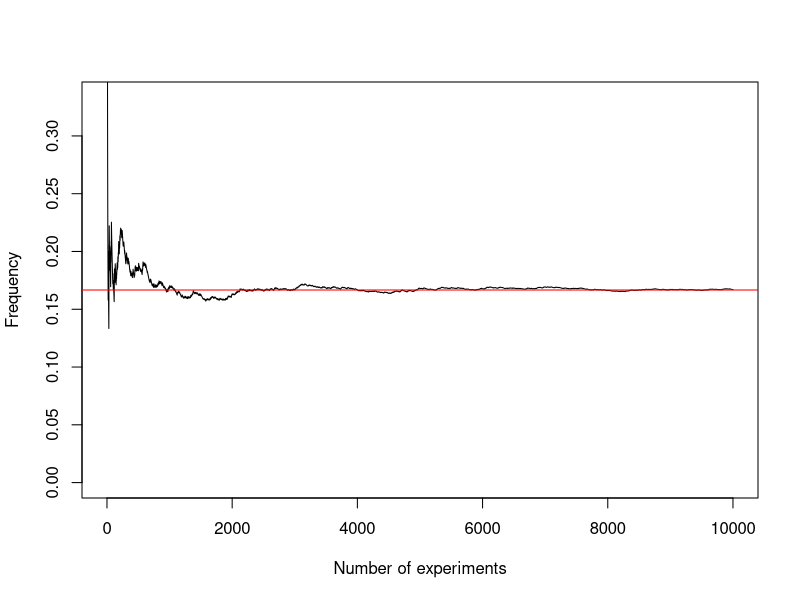

The R source for this figure:
## ---- chunk 1
print("Hello world!")
## ---- chunk 2
x <- c( 970,  612, 1201, 1003,  666, 1088, 744,  898,  964, 1135, 
        983, 1016, 1029, 1058, 1085, 1122, 1022, 623, 1197,  883)
## ---- chunk 3
# Print the mean and variance
print(c(mean(x),var(x)))

# Print the quantiles
print(fivenum(x))
## ---- chunk 4
# We can set a value as default
y <- function(x=0)
{
  return(2*x)
}
print(c(y(),y(100)))
## ---- chunk 5
# y defined outside the function is a global variable
y <- 100

# A function without input
glo_loc <- function()
{
  # z defined inside the function is a local varialbe
  z <- 200
  
  # This y is local. It is different with the global y, though sharing the same name
  y <- 300
  return(c(y,z))
}

print(glo_loc())
## ---- chunk 6
# This y is the global y and its value is not changed by the function glo_loc
print(y)

# There will be an error
# print(z)
## ---- chunk 7
change_y <- function()
{
  y <<- 400
}
print(y)
change_y()
print(y)
## ---- chunk 8
# To make the experiment repeatable
set.seed(2024)
toss <- function(n)
{
  # Input:
  # n  : The number of experienments
  # Output:
  # fre: The frequence of sum=7
  
  # Step 1: Generate the random numbers
  sam <- matrix(sample(1:6, 2*n, replace=TRUE), ncol=2)
  
  # Step 2: Calculate the sums
  sums <- rowSums(sam)
  
  # Step 3: Check the sums are equal to 7
  sum_equ_7 <- (sums==7)
  
  # Step 4: Calculate the frequency
  fre <- sum(sum_equ_7)/n
  
  # Optional: Draw the frequency plot
  freqs <- cumsum(sum_equ_7)/c(1:n)
  plot(freqs, ylim=c(0,1/3), type='l', 
       xlab='Number of experiments',
       ylab='Frequency')
  abline(h=1/6, col='red')
  
  return(fre)
}

toss(10000)
## ---- chunk 9
1/6
## ---- chunk 10
birthday <- function(n)
{
  return(prod(c(365:(365-n+1)))/365**n)
}

birthday(20)
## ---- chunk 11
birthday_log <- function(n)
{
  return(exp(sum(log(c(365:(365-n+1))))-n*log(365)))
}

birthday_log(20)
